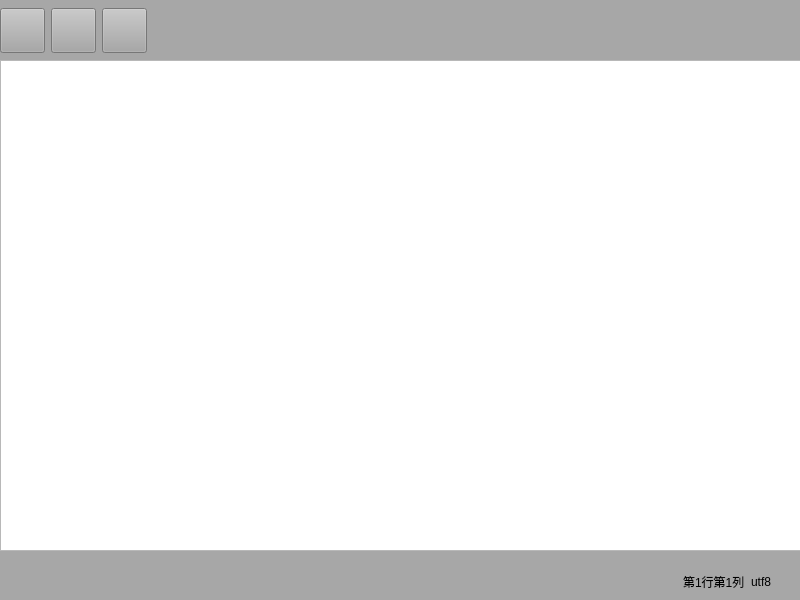
<?xml version="1.0" encoding="UTF-8"?>
<ui version="4.0">
 <class>Widget</class>
 <widget class="QWidget" name="Widget">
  <property name="geometry">
   <rect>
    <x>0</x>
    <y>0</y>
    <width>800</width>
    <height>600</height>
   </rect>
  </property>
  <property name="windowTitle">
   <string>老六记事本</string>
  </property>
  <property name="windowIcon">
   <iconset resource="res.qrc">
    <normaloff>:/icon/note.png</normaloff>:/icon/note.png</iconset>
  </property>
  <widget class="QWidget" name="">
   <property name="geometry">
    <rect>
     <x>0</x>
     <y>0</y>
     <width>801</width>
     <height>601</height>
    </rect>
   </property>
   <layout class="QVBoxLayout" name="verticalLayout">
    <property name="spacing">
     <number>0</number>
    </property>
    <item>
     <widget class="QWidget" name="widgetButtons" native="true">
      <property name="minimumSize">
       <size>
        <width>0</width>
        <height>60</height>
       </size>
      </property>
      <property name="styleSheet">
       <string notr="true">background-color: rgb(167, 167, 167);</string>
      </property>
      <widget class="QWidget" name="">
       <property name="geometry">
        <rect>
         <x>0</x>
         <y>0</y>
         <width>801</width>
         <height>61</height>
        </rect>
       </property>
       <layout class="QHBoxLayout" name="hILayoutButtons">
        <item>
         <widget class="QPushButton" name="btnOpen">
          <property name="minimumSize">
           <size>
            <width>45</width>
            <height>45</height>
           </size>
          </property>
          <property name="styleSheet">
           <string notr="true">QPushButton { border-image: url(:/icon/o1.png); }

QPushButton:hover { border-image: url(:/icon/o2.png); }
QPushButton:pressed { border-image: url(:/icon/o3.png); }</string>
          </property>
          <property name="text">
           <string/>
          </property>
         </widget>
        </item>
        <item>
         <widget class="QPushButton" name="btnSave">
          <property name="minimumSize">
           <size>
            <width>45</width>
            <height>45</height>
           </size>
          </property>
          <property name="styleSheet">
           <string notr="true">QPushButton { border-image: url(:/icon/s1.png); }

QPushButton:hover { border-image: url(:/icon/s2.png); }
QPushButton:pressed { border-image: url(:/icon/s3.png); }</string>
          </property>
          <property name="text">
           <string/>
          </property>
         </widget>
        </item>
        <item>
         <widget class="QPushButton" name="btnClose">
          <property name="minimumSize">
           <size>
            <width>45</width>
            <height>45</height>
           </size>
          </property>
          <property name="styleSheet">
           <string notr="true">QPushButton { border-image: url(:/icon/c1.png); }

QPushButton:hover { border-image: url(:/icon/c2.png); }
QPushButton:pressed { border-image: url(:/icon/c3.png); }</string>
          </property>
          <property name="text">
           <string/>
          </property>
         </widget>
        </item>
        <item>
         <spacer name="horizontalSpacer">
          <property name="orientation">
           <enum>Qt::Horizontal</enum>
          </property>
          <property name="sizeHint" stdset="0">
           <size>
            <width>40</width>
            <height>20</height>
           </size>
          </property>
         </spacer>
        </item>
       </layout>
       <zorder>horizontalSpacer</zorder>
      </widget>
     </widget>
    </item>
    <item>
     <widget class="QTextEdit" name="textEdit"/>
    </item>
    <item>
     <widget class="QWidget" name="widgetBottom" native="true">
      <property name="minimumSize">
       <size>
        <width>0</width>
        <height>50</height>
       </size>
      </property>
      <property name="styleSheet">
       <string notr="true">background-color: rgb(167, 167, 167);</string>
      </property>
      <widget class="QWidget" name="">
       <property name="geometry">
        <rect>
         <x>0</x>
         <y>0</y>
         <width>791</width>
         <height>61</height>
        </rect>
       </property>
       <layout class="QHBoxLayout" name="horizontalLayout">
        <item>
         <spacer name="horizontalSpacer_2">
          <property name="orientation">
           <enum>Qt::Horizontal</enum>
          </property>
          <property name="sizeHint" stdset="0">
           <size>
            <width>40</width>
            <height>20</height>
           </size>
          </property>
         </spacer>
        </item>
        <item>
         <widget class="QLabel" name="labelCode">
          <property name="text">
           <string>第1行第1列</string>
          </property>
         </widget>
        </item>
        <item>
         <widget class="QLabel" name="labelPossion">
          <property name="minimumSize">
           <size>
            <width>0</width>
            <height>50</height>
           </size>
          </property>
          <property name="text">
           <string>utf8</string>
          </property>
         </widget>
        </item>
        <item>
         <spacer name="horizontalSpacer_3">
          <property name="orientation">
           <enum>Qt::Horizontal</enum>
          </property>
          <property name="sizeType">
           <enum>QSizePolicy::Fixed</enum>
          </property>
          <property name="sizeHint" stdset="0">
           <size>
            <width>20</width>
            <height>40</height>
           </size>
          </property>
         </spacer>
        </item>
       </layout>
      </widget>
     </widget>
    </item>
   </layout>
  </widget>
  <zorder>widgetButtons</zorder>
  <zorder>btnOpen</zorder>
  <zorder>btnSave</zorder>
  <zorder>btnClose</zorder>
  <zorder>widgetBottom</zorder>
  <zorder>textEdit</zorder>
 </widget>
 <resources>
  <include location="res.qrc"/>
 </resources>
 <connections/>
</ui>
